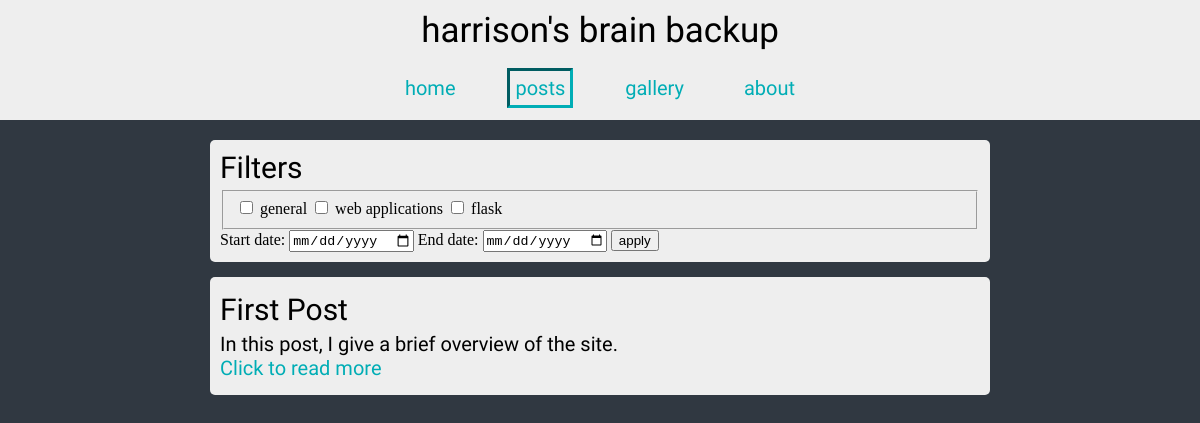
The page /posts on the database its author committed.
### tables this page shows
CREATE TABLE tag (
    id INTEGER PRIMARY KEY AUTOINCREMENT,
    name TEXT NOT NULL UNIQUE
);

CREATE TABLE post (
    id INTEGER PRIMARY KEY AUTOINCREMENT,
    created TIMESTAMP DEFAULT CURRENT_TIMESTAMP,
    title TEXT NOT NULL UNIQUE,
    description TEXT NOT NULL,
    body TEXT NOT NULL
);

### brainbackup/routes.py (the view)
@current_app.route('/posts', methods=["GET", "POST"])
def posts():
    tags = db.get_tags()
    request_start = None
    request_end = None
    request_tags = []
    if request.method == "POST":
        request_start = request.form['start']
        request_end = request.form['end']
        request_tags = request.form.getlist('tags')
        posts = db.get_posts(startDate=request_start, endDate=request_end, tags=request_tags)
    else:
        posts = db.get_posts(orderByDate=True, limit=5)
    return render_template('posts.html', current='posts', tags=tags, posts=posts, \
                                         request_start=request_start, request_end=request_end, \
                                         request_tags=request_tags)

### brainbackup/db.py (called while the page is built, shortened)
def get_db():
    if 'db' not in g:
        g.db = sqlite3.connect(
            app.config['DATABASE_URI'],
            detect_types=sqlite3.PARSE_DECLTYPES
        )
        g.db.row_factory = sqlite3.Row
    return g.db

def query_db(query, args=()):
    cur = get_db().execute(query, args)
    rv = cur.fetchall()
    cur.close()
    return rv

def get_posts(startDate=None, endDate=None, orderByDate=True, \
              tags=None, id=None, values=["*"], limit=None):
    query = 'SELECT '
    args = []
    query += ', '.join(values)
    query += ' FROM post '
    firstInList = True
    if startDate:
        query += 'WHERE '
        query += '? <= created '
        args.append(startDate)
        firstInList = False
    if orderByDate:
        query += 'ORDER BY created DESC '
    if limit:
        query += 'LIMIT ? '
        args.append(limit)
    return query_db(query, list(args))

def get_tags(post_ref=None):
    query = 'SELECT * FROM '
    query += 'post_tag INNER JOIN tag ON post_tag.tag_ref = tag.id '
    args = []
    if post_ref:
        query += 'WHERE '
        query += '? = post_tag.post_ref '
        args.append(post_ref)
    query += 'GROUP BY tag_ref '
    return query_db(query, args)

### brainbackup/templates/posts.html (shortened to what this page needs)
{% extends 'layout.html' %}
{% block content %}
    <div class="content">
        <form class="content-alternating-boxes" method="POST" action="/posts">
            <link rel="stylesheet" href="{{ url_for('static', filename='css/filter.css') }}">
            <div class="filter" id="tag">
                <h2>Filters</h2>
                <fieldset id="tag-filter">
                    {% for t in tags %}
                        {% if (t['id'] | string) in request_tags %}
                            <input type="checkbox" name="tags" value={{ t['id'] }} checked>
                                {{ t['name'] }}
                            </input>
                        {% else %}
                            <input type="checkbox" name="tags" value={{ t['id'] }}>
                                {{ t['name'] }}
                        {% endif %}
                    {% endfor %}
                </fieldset>
                <label for="start">Start date:</label>
                {% if request_start %}
                    <input type="date" name="start" value={{request_start}}>
                {% else %}
                    <input type="date" name="start">
                {% endif %}
                <label for="end">End date:</label>
                {% if request_end %}
                    <input type="date" name="end" value={{request_end}}>
                {% else %}
                    <input type="date" name="end">
                {% endif %}
                <input type="submit" value="apply">
            </div>
            {% for i in range(posts | length) %}
                {% include 'post-snippet.html' %}
            {% endfor %}
        </div>
    </div>
{% endblock %}

### brainbackup/templates/post-snippet.html
<div class="post-snippet">
    <h2>{{ posts[i].title }}</h2>
    <div>{{ posts[i].description }}</div>
    <a href=" {{ '/post/%s'%posts[i].id }}">Click to read more</a>
</div>

### brainbackup/static/css/main.css (style rules this page uses)
html, body { margin: 0; height: 100%; }
h2 { font: 30px 'Ubuntu', 'Lucida Bright'; margin: 0 0 5px 0; }
a { color: #00adb5; text-decoration: None; }
.content { margin-top: 20px; width: 65%; }
.content-alternating-boxes { display: flex; flex-wrap: wrap; justify-content: space-between; }
.content-alternating-boxes > div { width: 47%; margin-bottom: 2%; }
.post-snippet { background-color: #eeeeee; border-radius: 5px; padding: 15px 10px; font: 20px 'Ubuntu', 'Lucida Bright'; }
@media screen and (max-width: 1300px) { .content-alternating-boxes > div { width: 100%; } }

### brainbackup/static/css/filter.css (style rules this page uses)
.filter { background-color: #eeeeee; border-radius: 5px; padding: 10px 10px; width: 500px; }

### rows shown on the page
tag: name "general"
tag: name "web applications"
tag: name "flask"
post: title "First Post", description "In this post, I give a brief overview of the site."
